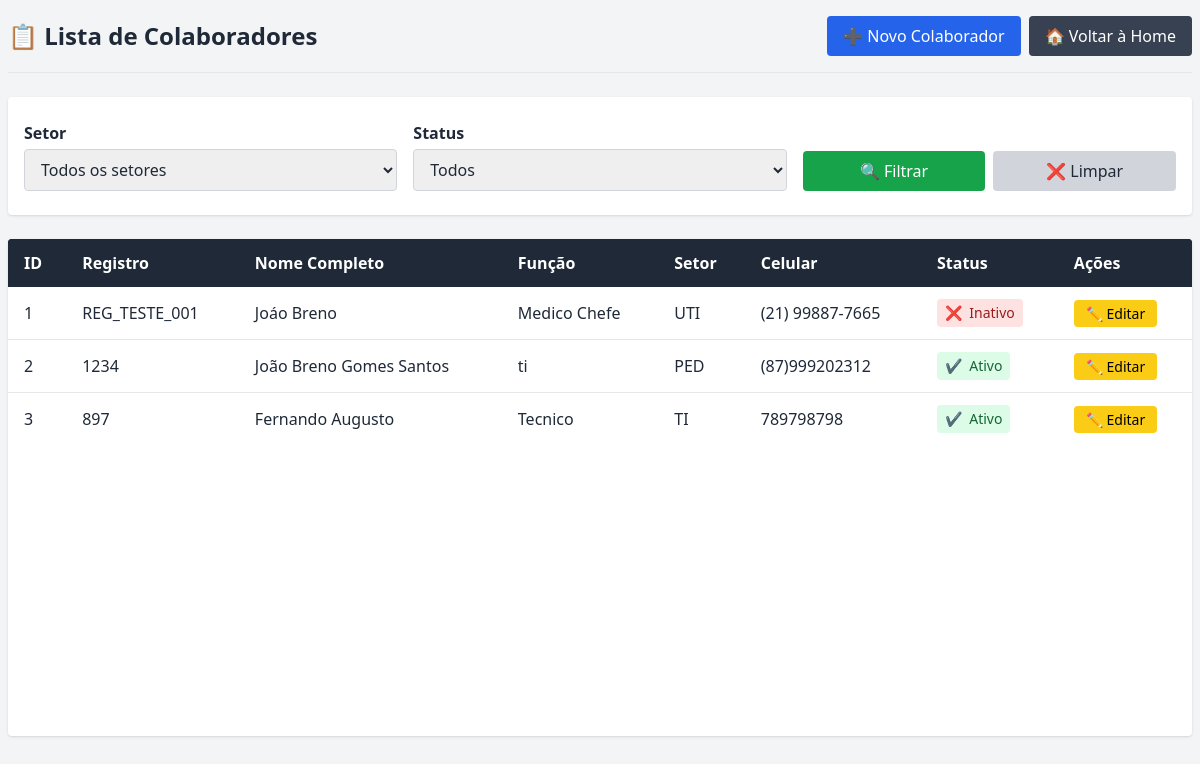
Before: /auth/colaboradores/ (signed in) with the older database file.
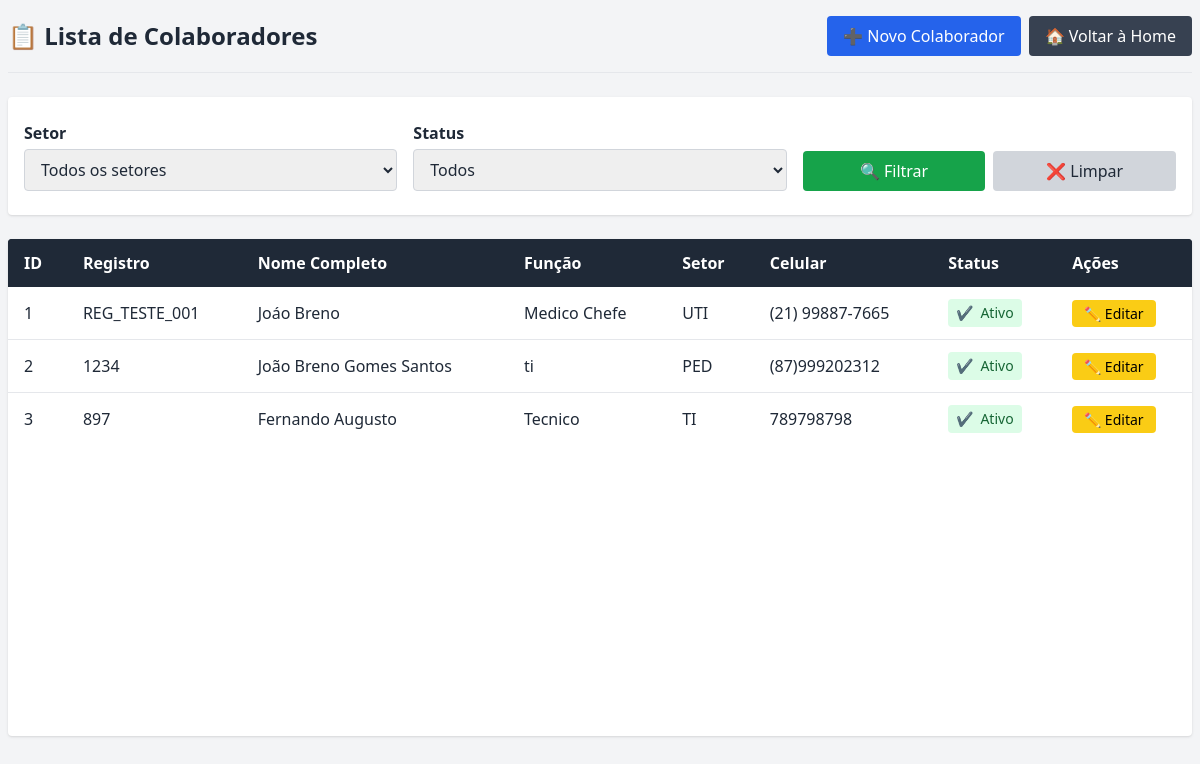
After: the same page with the newer database file.
### dp_ses_management/models.py (models this page shows, shortened)
class Colaborador(models.Model):
    registro = models.CharField(max_length=50, unique=True, verbose_name="Registro (código interno)", null=True, blank=True)
    matricula = models.CharField(max_length=50, unique=True, verbose_name="Matrícula (código funcional)", null=True, blank=True)
    nome_completo = models.CharField(max_length=150, verbose_name="Nome completo", default='Nome Padrão')
    CARGO_CHOICES = [
        ('medico', 'Médico'),
        ('enfermeiro', 'Enfermeiro'),
        ('tec_enfermagem', 'Técnico de Enfermagem'),
        ('aux_admin', 'Auxiliar Administrativo'),
    ]
    cargo = models.CharField(max_length=20, choices=CARGO_CHOICES, verbose_name="Cargo", default='aux_admin')
    funcao = models.CharField(max_length=100, verbose_name="Função", default='')
    numero_conselho = models.CharField(max_length=50, blank=True, null=True, verbose_name="Número do conselho profissional")
    uf_conselho = models.CharField(max_length=2, blank=True, null=True, verbose_name="UF do conselho")
    nome_conselho = models.CharField(max_length=100, blank=True, null=True, verbose_name="Nome do conselho")  # opcional
    setor_trabalho = models.CharField(max_length=100, verbose_name="Setor de trabalho", default='')
    TURNO_CHOICES = [
        ('manha', 'Manhã'),
        ('tarde', 'Tarde'),
        ('noite', 'Noite'),
    ]
    turno = models.CharField(max_length=10, choices=TURNO_CHOICES, verbose_name="Turno", default='manha')
    dias_trabalho = models.CharField(max_length=100, verbose_name="Dias de trabalho", blank=True, null=True)
    jornada_trabalho = models.CharField(max_length=100, verbose_name="Jornada de trabalho", default='')
    tipo_contrato = models.CharField(max_length=100, verbose_name="Tipo de contrato", default='')
    STATUS_CHOICES = [
        ('ativo', 'Ativo'),
        ('inativo', 'Inativo'),
    ]
    status = models.CharField(max_length=10, choices=STATUS_CHOICES, verbose_name="Status", default='ativo')
    data_admissao = models.DateField(verbose_name="Data de admissão", default=timezone.now)
    nome_mae = models.CharField(max_length=150, verbose_name="Nome da mãe", default='')
    nome_pai = models.CharField(max_length=150, blank=True, null=True, verbose_name="Nome do pai")
    data_nascimento = models.DateField(verbose_name="Data de nascimento", default=timezone.now)
    naturalidade = models.CharField(max_length=100, verbose_name="Naturalidade (cidade/estado)", default='')
    ESTADO_CIVIL_CHOICES = [
        ('solteiro', 'Solteiro(a)'),
        ('casado', 'Casado(a)'),
        ('divorciado', 'Divorciado(a)'),
        ('viuvo', 'Viúvo(a)'),
    ]
    estado_civil = models.CharField(max_length=10, choices=ESTADO_CIVIL_CHOICES, verbose_name="Estado civil", default='solteiro')
    titulo_eleitor = models.CharField(max_length=20, blank=True, null=True, verbose_name="Título de eleitor")  # opcional
    zona_eleitoral = models.CharField(max_length=10, blank=True, null=True, verbose_name="Zona eleitoral")  # opcional
    secao_eleitoral = models.CharField(max_length=10, blank=True, null=True, verbose_name="Seção eleitoral")  # opcional
    estado_vota = models.CharField(max_length=2, blank=True, null=True, verbose_name="Estado onde vota")  # opcional
    rg_completo = models.CharField(max_length=50, verbose_name="RG COMPLETO (Número e texto)", default='')
    cpf = models.CharField(max_length=14, verbose_name="CPF", default='')
    numero_ctps = models.CharField(max_length=20, verbose_name="Número da CTPS", default='')
    serie_ctps = models.CharField(max_length=20, verbose_name="Série da CTPS", default='')
    uf_ctps = models.CharField(max_length=2, verbose_name="UF da CTPS", default='')
    documento_militar = models.CharField(max_length=50, blank=True, null=True, verbose_name="Documento militar")
    grau_instrucao = models.CharField(max_length=50, verbose_name="Grau de instrução", default='')
    numero_pasep = models.CharField(max_length=30, blank=True, null=True, verbose_name="Número do PASEP")
    celular = models.CharField(max_length=20, verbose_name="Celular", default='')
    telefone_fixo = models.CharField(max_length=20, blank=True, null=True, verbose_name="Telefone fixo")
    email = models.EmailField(verbose_name="E-mail", default='')
    cep = models.CharField(max_length=10, verbose_name="CEP", default='')
    endereco = models.CharField(max_length=150, verbose_name="Endereço (rua/avenida)", default='')
    numero = models.CharField(max_length=10, verbose_name="Número", default='')
    bairro = models.CharField(max_length=100, verbose_name="Bairro", default='')
    cidade = models.CharField(max_length=100, verbose_name="Cidade", default='')
    uf = models.CharField(max_length=2, verbose_name="UF", default='')

### dp_ses_management/views.py (the view)
# urls.py: path('colaboradores/', views.listar_colaboradores, name='listar_colaboradores'),
@login_required(login_url='/auth/login/')
def listar_colaboradores(request):
    filtro_setor = request.GET.get('setor', '')
    filtro_status = request.GET.get('status', '')
    colaboradores = Colaborador.objects.all()
    if filtro_setor:
        colaboradores = colaboradores.filter(setor_trabalho=filtro_setor)
    if filtro_status:
        colaboradores = colaboradores.filter(status=filtro_status)
    setores = Colaborador.objects.order_by('setor_trabalho').values_list('setor_trabalho', flat=True).distinct()
    context = {
        'colaboradores': colaboradores,
        'filtro_setor': filtro_setor,
        'filtro_status': filtro_status,
        'setores': setores,
    }
    return render(request, 'tarefas/listar_colaboradores.html', context)

### templates/tarefas/listar_colaboradores.html (shortened to what this page needs)
<!DOCTYPE html>
<html lang="pt-BR">
<head>
  {% load static %}
  <script src="https://cdn.tailwindcss.com"></script>
</head>
<body class="bg-gray-100 text-gray-800 min-h-screen px-2 pt-4">
  <div class="w-full flex flex-col min-h-[90vh]">
<div class="flex items-center justify-between border-b pb-4 mb-6">
  <h1 class="text-2xl font-bold">📋 Lista de Colaboradores</h1>
  <div class="flex gap-2">
    <a href="{% url 'tarefas:cadastrar_colaborador' %}" class="bg-blue-600 text-white px-4 py-2 rounded hover:bg-blue-700 transition">
      ➕ Novo Colaborador
    </a>
    <a href="{% url 'tarefas:home' %}" class="bg-gray-700 text-white px-4 py-2 rounded hover:bg-gray-800 transition">
      🏠 Voltar à Home
    </a>
  </div>
</div>
    <form method="get" class="grid grid-cols-1 md:grid-cols-3 gap-4 mb-6 bg-white px-4 py-6 rounded shadow w-full text-base">
      <div>
        <label class="block font-semibold mb-1">Setor</label>
        <select name="setor" class="w-full border border-gray-300 rounded px-3 py-2">
          <option value="">Todos os setores</option>
        </select>
      </div>
      <div>
        <label class="block font-semibold mb-1">Status</label>
        <select name="status" class="w-full border border-gray-300 rounded px-3 py-2">
          <option value="">Todos</option>
        </select>
      </div>
      <div class="flex items-end gap-2">
        <button type="submit" class="bg-green-600 text-white px-4 py-2 rounded hover:bg-green-700 transition w-full text-base">
          🔍 Filtrar
        </button>
        <a href="{% url 'tarefas:listar_colaboradores' %}" class="bg-gray-300 text-gray-800 px-4 py-2 rounded hover:bg-gray-400 transition w-full text-center text-base">
          ❌ Limpar
        </a>
      </div>
    </form>
    <div class="flex-grow overflow-y-auto bg-white rounded shadow max-h-[65vh] text-base">
      <table class="min-w-full table-auto text-left">
        <thead>
          <tr class="bg-gray-800 text-white">
            <th class="sticky px-4 py-3">ID</th>
            <th class="sticky px-4 py-3">Registro</th>
            <th class="sticky px-4 py-3">Nome Completo</th>
            <th class="sticky px-4 py-3">Função</th>
            <th class="sticky px-4 py-3">Setor</th>
            <th class="sticky px-4 py-3">Celular</th>
            <th class="sticky px-4 py-3">Status</th>
            <th class="sticky px-4 py-3">Ações</th>
          </tr>
        </thead>
        <tbody class="divide-y divide-gray-200">
          {% for colaborador in colaboradores %}
          <tr class="hover:bg-gray-50">
            <td class="px-4 py-3">{{ colaborador.id }}</td>
            <td class="px-4 py-3">{{ colaborador.registro }}</td>
            <td class="px-4 py-3">{{ colaborador.nome_completo }}</td>
            <td class="px-4 py-3">{{ colaborador.funcao }}</td>
            <td class="px-4 py-3">{{ colaborador.setor_trabalho }}</td>
            <td class="px-4 py-3">{{ colaborador.celular }}</td>
            <td class="px-4 py-3">
              <span class="inline-flex items-center px-2 py-1 rounded text-sm font-medium
                {% if colaborador.status == 'ativo' %}
                  bg-green-100 text-green-800
                {% else %}
                  bg-red-100 text-red-800
                {% endif %}">
                {% if colaborador.status == 'ativo' %}✔{% else %}❌{% endif %}
                &nbsp;{{ colaborador.get_status_display }}
              </span>
            </td>
            <td class="px-4 py-3">
              <a href="{% url 'tarefas:editar_colaborador' colaborador.id %}" class="bg-yellow-400 text-black px-3 py-1 rounded hover:bg-yellow-500 transition text-sm">
                ✏️ Editar
              </a>
            </td>
          </tr>
          {% empty %}
          <tr>
            <td colspan="8" class="text-center py-4 text-gray-500">Nenhum colaborador encontrado.</td>
          </tr>
          {% endfor %}
        </tbody>
      </table>
    </div>
  </div>
</body>
</html>

Changed rows visible on the page:
changed Colaborador "REG_TESTE_001": status "Inativo" → "Ativo"; status "❌" → "✔"
